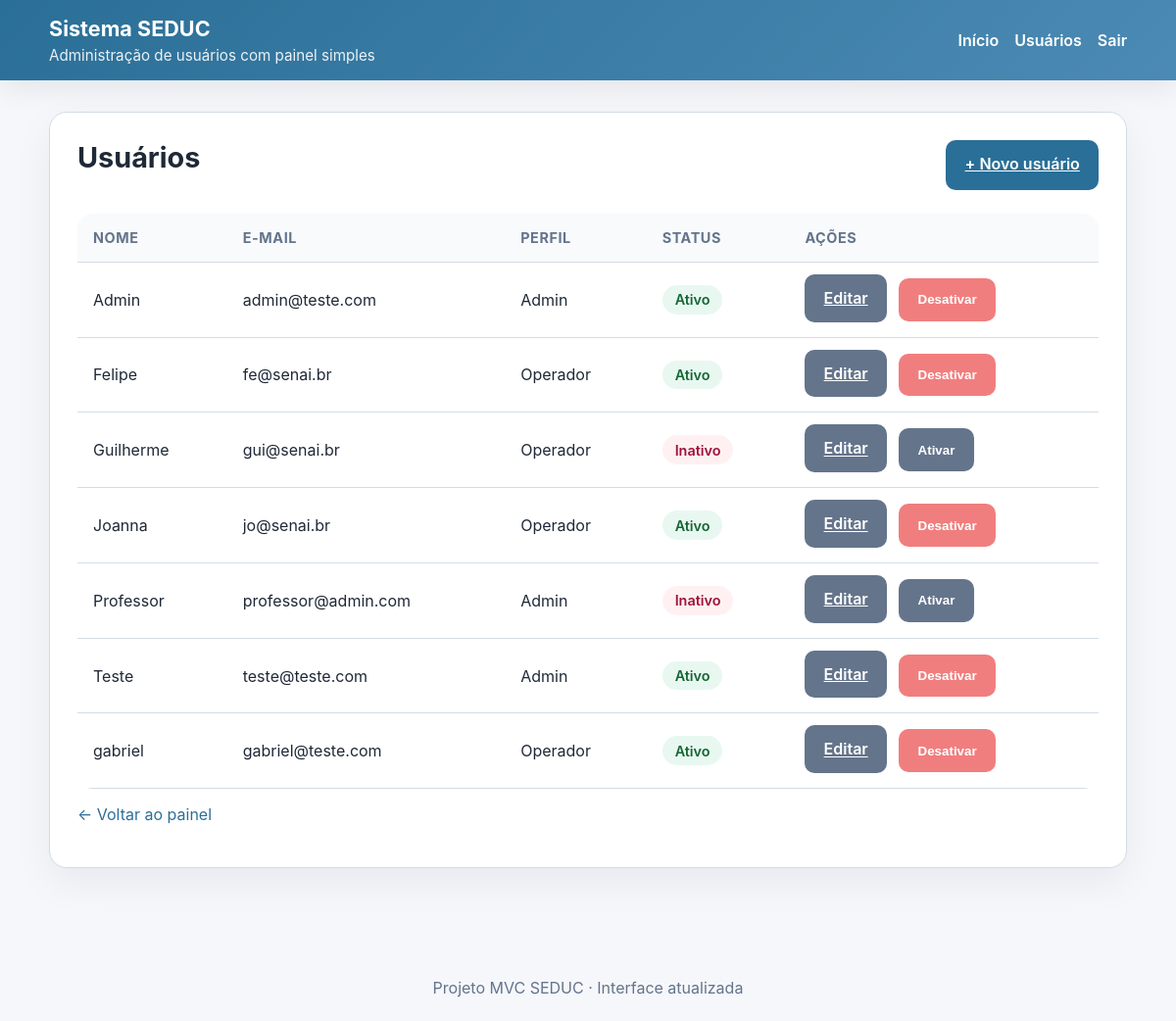
/usuarios/ (signed in), run on the app's committed database.
### app/models/usuario.py (models this page shows)
class Usuario(Base):
    __tablename__ = "usuarios"
    id = Column(Integer, primary_key=True, autoincrement=True)
    nome = Column(String(100), nullable=False)
    email = Column(String(100), unique=True, index=True, nullable=False)
    senha_hash = Column(String(255), nullable=False)
    role = Column(String(20), nullable=False, default="operador")
    ativo = Column(Boolean, default=True)
    criando_em = Column(DateTime, server_default=func.now())

### app/controllers/admin_controller.py (the view)
@router.get("/", response_class=HTMLResponse)
def listar_usuarios(
    request: Request,
    db: Session = Depends(get_db),
    admin: dict = Depends(get_admin)):  #Bloqueia quem não é admin
    usuarios = db.query(Usuario).order_by(Usuario.nome).all()
    return templates.TemplateResponse(
        request,
        "Usuarios/index.html",
        {"request": request, "usuarios": usuarios, "admin": admin, "usuario": admin}
    )

### app/templates/Usuarios/index.html (shortened to what this page needs)
{% extends "base.html" %}
{% block content %}
<div class="card">
    <div class="actions">
        <div>
            <h1 class="page-title">Usuários</h1>
        </div>
        <a class="button" href="/usuarios/novo">+ Novo usuário</a>
    </div>
    <div class="table-wrapper">
        <table>
            <thead>
                <tr>
                    <th>Nome</th>
                    <th>E-mail</th>
                    <th>Perfil</th>
                    <th>Status</th>
                    <th>Ações</th>
                </tr>
            </thead>
            <tbody>
                {% for u in usuarios %}
                <tr>
                    <td>{{ u.nome }}</td>
                    <td>{{ u.email }}</td>
                    <td>{{ u.role | capitalize }}</td>
                    <td>
                        <span class="status-badge {{ 'active' if u.ativo else 'inactive' }}">
                            {{ "Ativo" if u.ativo else "Inativo" }}
                        </span>
                    </td>
                    <td>
                        <a class="button secondary" href="/usuarios/{{ u.id }}/editar">Editar</a>
                        <form action="/usuarios/{{ u.id }}/{{ 'desativar' if u.ativo else 'ativar' }}" method="post" style="display:inline; margin-left: 0.5rem;">
                            <button class="button {{ 'danger' if u.ativo else 'secondary' }}" type="submit">
                                {{ "Desativar" if u.ativo else "Ativar" }}
                            </button>
                        </form>
                    </td>
                </tr>
                {% endfor %}
            </tbody>
        </table>
    </div>
    <p><a class="small-link" href="/">← Voltar ao painel</a></p>
</div>
{% endblock %}

### app/templates/base.html (shortened to what this page needs)
<!DOCTYPE html>
<html lang="pt-br">
<head>
    <link rel="stylesheet" href="/static/style.css">
</head>
<body>
    <header class="site-header">
        <div class="container header-inner">
            <div>
                <a class="brand" href="/">Sistema SEDUC</a>
                <p class="subtitle">Administração de usuários com painel simples</p>
            </div>
            <nav class="top-nav">
                <a href="/">Início</a>
                {% if usuario is defined and usuario.role == 'admin' %}
                    <a href="/usuarios">Usuários</a>
                {% endif %}
                <a href="/auth/logout">Sair</a>
            </nav>
        </div>
    </header>
    <main class="container page-content">
        {% block content %}{% endblock %}
    </main>
    <footer class="page-footer">
        <p>Projeto MVC SEDUC · Interface atualizada</p>
    </footer>
</body>
</html>

### app/static/style.css (style rules this page uses)
:root { --bg: #f5f7fb; --surface: #ffffff; --primary: #2a6f97; --primary-dark: #1f5673; --accent: #f17e7e; --text: #1f2937; --muted: #64748b; --border: #d2dce6; }
* { box-sizing: border-box; }
body { margin: 0; font-family: Inter, system-ui, sans-serif; background: var(--bg); color: var(--text); }
.container { width: min(1100px, calc(100% - 2rem)); margin: 0 auto; }
.site-header { background: linear-gradient(135deg, var(--primary), #4b8ab4); color: white; padding: 1rem 0; box-shadow: 0 8px 30px rgba(0, 0, 0, 0.08); }
.header-inner { display: flex; align-items: center; justify-content: space-between; gap: 1rem; }
.brand { color: white; font-size: 1.35rem; font-weight: 700; text-decoration: none; }
.subtitle { margin: 0.3rem 0 0; color: rgba(255, 255, 255, 0.9); font-size: 0.95rem; }
.top-nav { display: flex; gap: 1rem; flex-wrap: wrap; }
.top-nav a { color: white; text-decoration: none; font-weight: 600; }
.page-content { padding: 2rem 0 4rem; }
.card { background: var(--surface); border: 1px solid var(--border); border-radius: 18px; padding: 1.75rem; box-shadow: 0 15px 40px rgba(15, 23, 42, 0.06); }
.page-title { margin-top: 0; margin-bottom: 1rem; font-size: clamp(1.8rem, 2.4vw, 2.4rem); }
.actions { display: flex; justify-content: space-between; flex-wrap: wrap; gap: 1rem; margin-bottom: 1.5rem; }
.button, button, input[type="submit"] { border: none; background: var(--primary); color: white; padding: 0.9rem 1.2rem; border-radius: 10px; cursor: pointer; font-weight: 600; transition: transform 0.2s ease, background 0.2s ease; }
.button.secondary, button.secondary { background: #64748b; }
.button.danger, button.danger { background: var(--accent); }
.table-wrapper { overflow-x: auto; }
table { width: 100%; border-collapse: collapse; background: #fff; border-radius: 16px; overflow: hidden; min-width: 640px; }
th, td { padding: 1rem 1rem; text-align: left; border-bottom: 1px solid var(--border); }
th { background: #f8fafc; color: var(--muted); text-transform: uppercase; letter-spacing: 0.04em; font-size: 0.9rem; }
.status-badge { display: inline-flex; align-items: center; gap: .4rem; border-radius: 999px; padding: 0.4rem 0.8rem; font-size: 0.9rem; font-weight: 600; }
.status-badge.active { background: #e8f8f1; color: #166534; }
.status-badge.inactive { background: #fff1f2; color: #9f1239; }
.page-footer { text-align: center; color: var(--muted); margin: 3rem 0 1.5rem; }
.small-link { color: var(--primary); text-decoration: none; }

### data on the page
Usuario: nome "Admin", email "admin@teste.com", role "Admin", ativo "Ativo", ativo "Desativar"
Usuario: nome "Felipe", email "fe@senai.br", role "Operador", ativo "Ativo", ativo "Desativar"
Usuario: nome "Guilherme", email "gui@senai.br", role "Operador", ativo "Inativo", ativo "Ativar"
Usuario: nome "Joanna", email "jo@senai.br", role "Operador", ativo "Ativo", ativo "Desativar"
Usuario: nome "Professor", email "professor@admin.com", role "Admin", ativo "Inativo", ativo "Ativar"
Usuario: nome "Teste", email "teste@teste.com", role "Admin", ativo "Ativo", ativo "Desativar"
Usuario: nome "gabriel", email "gabriel@teste.com", role "Operador", ativo "Ativo", ativo "Desativar"
